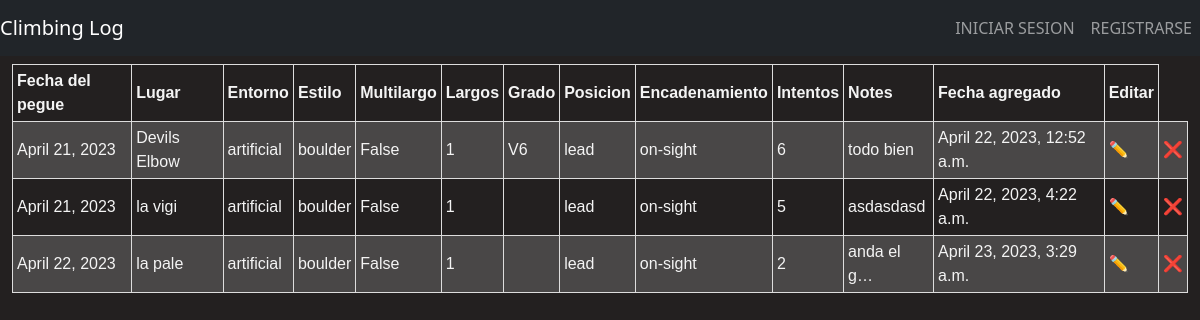
Before: /entry_list with the older database file.
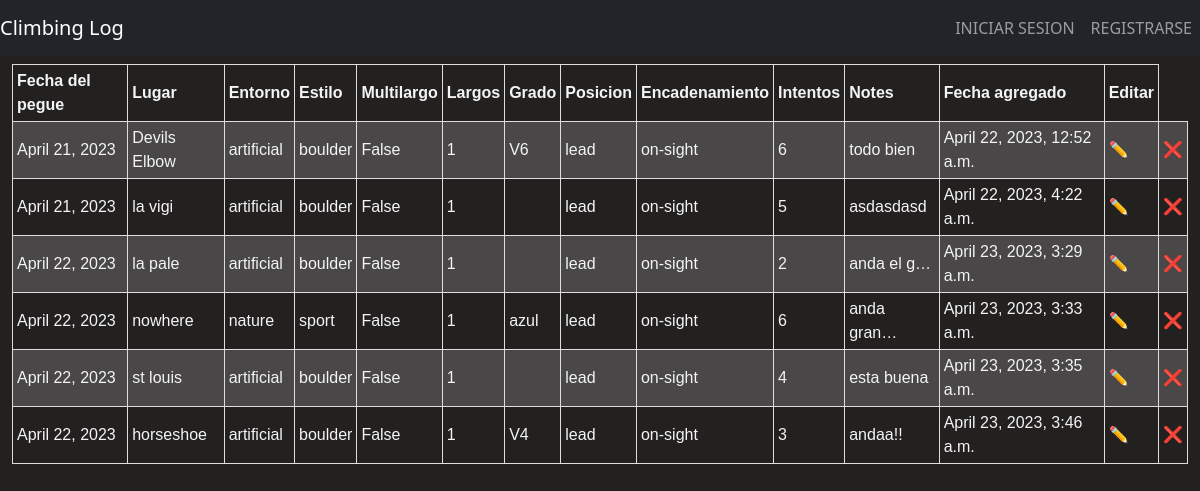
After: the same page with the newer database file.
### climb_log_webapp/models.py (models this page shows, shortened)
class Climb_entry(models.Model):
    username = models.ForeignKey(User, on_delete=models.DO_NOTHING, null=True, blank=True)
    date_of_climb = models.DateField()
    place_name = models.CharField(max_length=40)
    place_coord = models.CharField(max_length=30)
    enviroment = models.CharField(max_length=20)
    climb_style = models.CharField(max_length=15)
    multipitches = models.BooleanField()
    num_pitches = models.PositiveSmallIntegerField(default=1, validators=[MaxValueValidator(15)] )
    grade = models.CharField(max_length=20)
    climber_position = models.CharField(max_length=15)
    ascent_type = models.CharField(max_length=20)
    num_attempts = models.PositiveSmallIntegerField()
    notes = models.TextField(max_length=400)
    date_of_entry = models.DateTimeField(auto_now_add=True)
    class Meta:
        ordering = ["date_of_entry"]

### climb_log_webapp/views.py (the view)
# urls.py: path('entry_list', views.EntryList.as_view(), name='entry-list'),
class EntryList(ListView):
    template_name= 'climb_log_webapp_ES/entry_list.html'
    model = Climb_entry
    context_object_name = 'entries'

### climb_log_webapp/templates/climb_log_webapp_ES/entry_list.html (shortened to what this page needs)
{% extends 'climb_log_webapp_ES/base.html' %}
{%load static%}
{%block css_files%}
<link rel="stylesheet" href="{% static 'climb_log_webapp/styles.css' %}">
<link rel="stylesheet" href="{% static 'climb_log_webapp/entry_list.css' %}">
{%endblock%}
{%block content%}
<div>
    <table>
        <tr>
            <th>Fecha del pegue</th>
            <th>Lugar</th>
            <th>Entorno</th>
            <th>Estilo</th>
            <th>Multilargo</th>
            <th>Largos</th>
            <th>Grado</th>
            <th>Posicion</th>
            <th>Encadenamiento</th>
            <th>Intentos</th>
            <th>Notes</th>
            <th>Fecha agregado</th>
            <th>Editar</th>
        </tr>
    {%for entry in entries%}
        <tr>
            <td>{{entry.date_of_climb}}</td>
            <td>{{entry.place_name}}</td>
            <td>{{entry.enviroment}}</td>
            <td>{{entry.climb_style}}</td>
            <td>{{entry.multipitches}}</td>
            <td>{{entry.num_pitches}}</td>
            <td>{{entry.grade}}</td>
            <td>{{entry.climber_position}}</td>
            <td>{{entry.ascent_type}}</td>
            <td>{{entry.num_attempts}}</td>
            <td>{{entry.notes|default_if_none:"--"|truncatechars:10}}</td>
            <td>{{entry.date_of_entry}}</td>
            <td><a href="{% url 'entry-update' entry.id %}">✏️</a></td>
            <td><a href="{% url 'entry-delete' entry.id %}">❌</a></td>
        </tr>
        {%endfor%}
    </table>
</div>
{%endblock%}

Changed rows visible on the page:
added Climb_entry: date_of_climb "April 22, 2023", place_name "nowhere", enviroment "nature", climb_style "sport", multipitches "False", num_pitches "1", grade "azul", climber_position "lead", ascent_type "on-sight", num_attempts "6", notes "anda gran…", date_of_entry "April 23, 2023, 3:33 a.m."
added Climb_entry: date_of_climb "April 22, 2023", place_name "st louis", enviroment "artificial", climb_style "boulder", multipitches "False", num_pitches "1", climber_position "lead", ascent_type "on-sight", num_attempts "4", notes "esta buena", date_of_entry "April 23, 2023, 3:35 a.m."
added Climb_entry: date_of_climb "April 22, 2023", place_name "horseshoe", enviroment "artificial", climb_style "boulder", multipitches "False", num_pitches "1", grade "V4", climber_position "lead", ascent_type "on-sight", num_attempts "3", notes "andaa!!", date_of_entry "April 23, 2023, 3:46 a.m."
